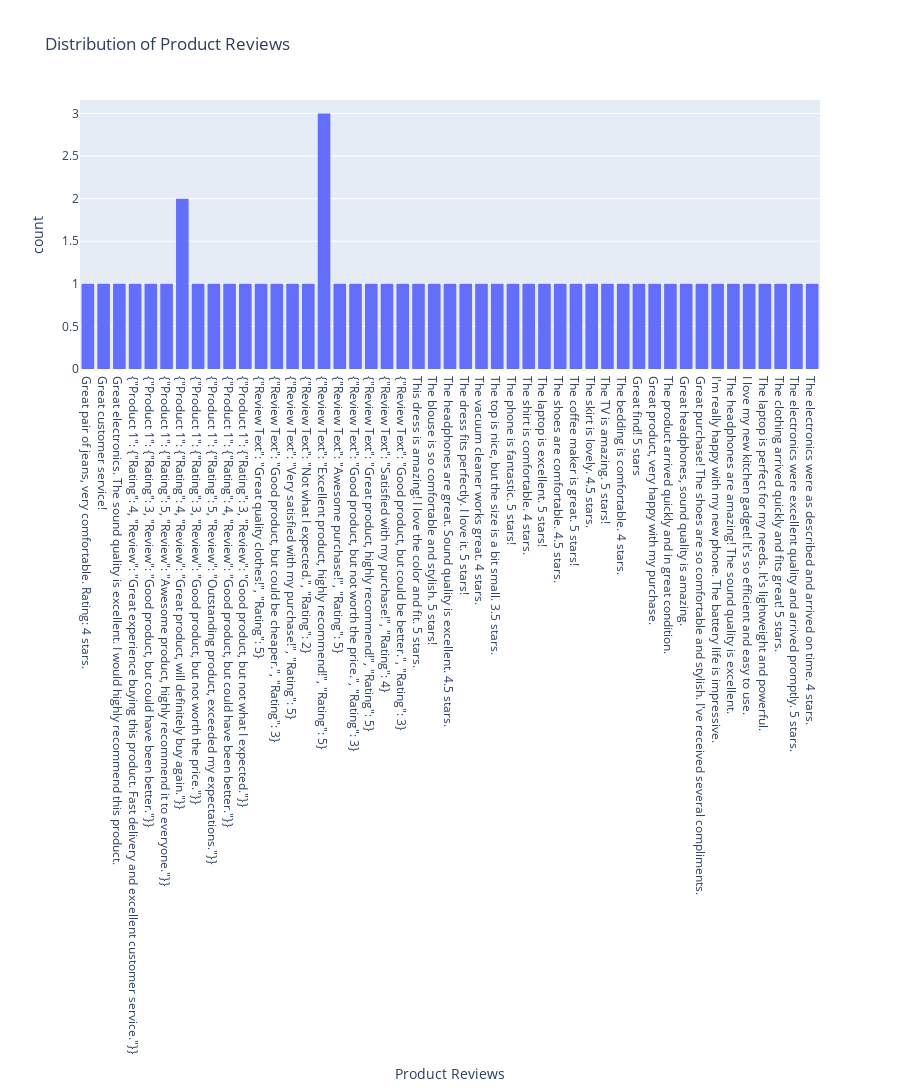

The code cell stored with this chart in its notebook:
### Code cell
fig = px.histogram(data, x='Product Reviews', nbins=15, title='Distribution of Product Reviews', height=1500)
fig.show()

### Figure 1 — Plotly figure (JSON) as saved in the notebook; plotly's stock layout.template omitted (floating-point values rounded to 4 significant figures)
{"data": [{"alignmentgroup": "True", "bingroup": "x", "hovertemplate": "Product Reviews=%{x}<br>count=%{y}<extra></extra>", "legendgroup": "", "marker": {"color": "#636efa", "pattern": {"shape": ""}}, "name": "", "nbinsx": 15, "offsetgroup": "", "orientation": "v", "showlegend": false, "type": "histogram", "x": ["Great pair of jeans, very comfortable. Rating: 4 stars.", "Great customer service!", "Great electronics. The sound quality is excellent. I would highly recommend this product.", "{\"Product 1\": {\"Rating\": 4, \"Review\": \"Great experience buying this product. Fast delivery and excellent customer service.\"}}", "{\"Product 1\": {\"Rating\": 3, \"Review\": \"Good product, but could have been better.\"}}", "{\"Product 1\": {\"Rating\": 5, \"Review\": \"Awesome product, highly recommend it to everyone.\"}}", "{\"Product 1\": {\"Rating\": 4, \"Review\": \"Great product, will definitely buy again.\"}}", "{\"Product 1\": {\"Rating\": 3, \"Review\": \"Good product, but not worth the price.\"}}", "{\"Product 1\": {\"Rating\": 5, \"Review\": \"Outstanding product, exceeded my expectations.\"}}", "{\"Product 1\": {\"Rating\": 4, \"Review\": \"Good product, but could have been better.\"}}", "{\"Product 1\": {\"Rating\": 3, \"Review\": \"Good product, but not what I expected.\"}}", "{\"Product 1\": {\"Rating\": 4, \"Review\": \"Great product, will definitely buy again.\"}}", "{\"Review Text\": \"Great quality clothes!\", \"Rating\": 5}", "{\"Review Text\": \"Good product, but could be cheaper.\", \"Rating\": 3}", "{\"Review Text\": \"Very satisfied with my purchase!\", \"Rating\": 5}", "{\"Review Text\": \"Not what I expected.\", \"Rating\": 2}", "{\"Review Text\": \"Excellent product, highly recommend!\", \"Rating\": 5}", "{\"Review Text\": \"Awesome purchase!\", \"Rating\": 5}", "{\"Review Text\": \"Good product, but not worth the price.\", \"Rating\": 3}", "{\"Review Text\": \"Great product, highly recommend!\", \"Rating\": 5}", "{\"Review Text\": \"Satisfied with my purchase!\", \"Rating\": 4}", "{\"Review Text\": \"Excellent product, highly recommend!\", \"Rating\": 5}", "{\"Review Text\": \"Good product, but could be better.\", \"Rating\": 3}", "{\"Review Text\": \"Excellent product, highly recommend!\", \"Rating\": 5}", "This dress is amazing! I love the color and fit. 5 stars.", "The blouse is so comfortable and stylish. 5 stars!", "The headphones are great. Sound quality is excellent. 4.5 stars.", "The dress fits perfectly. I love it. 5 stars!", "The vacuum cleaner works great. 4 stars.", "The top is nice, but the size is a bit small. 3.5 stars.", "The phone is fantastic. 5 stars!", "The shirt is comfortable. 4 stars.", "The laptop is excellent. 5 stars!", "The shoes are comfortable. 4.5 stars.", "The coffee maker is great. 5 stars!", "The skirt is lovely. 4.5 stars.", "The TV is amazing. 5 stars!", "The bedding is comfortable. 4 stars.", "Great find! 5 stars", "Great product, very happy with my purchase.", "The product arrived quickly and in great condition.", "Great headphones, sound quality is amazing.", "Great purchase! The shoes are so comfortable and stylish. I've received several compliments.", "I'm really happy with my new phone. The battery life is impressive.", "The headphones are amazing! The sound quality is excellent.", "I love my new kitchen gadget! It's so efficient and easy to use.", "The laptop is perfect for my needs. It's lightweight and powerful.", "The clothing arrived quickly and fits great! 5 stars.", "The electronics were excellent quality and arrived promptly. 5 stars.", "The electronics were as described and arrived on time. 4 stars."], "xaxis": "x", "yaxis": "y"}], "layout": {"barmode": "relative", "height": 1500, "legend": {"tracegroupgap": 0}, "title": {"text": "Distribution of Product Reviews"}, "xaxis": {"anchor": "y", "domain": [0, 1], "title": {"text": "Product Reviews"}}, "yaxis": {"anchor": "x", "domain": [0, 1], "title": {"text": "count"}}}}
